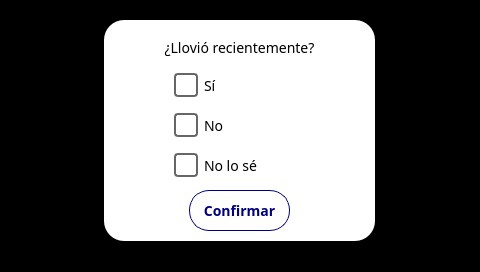
<?xml version="1.0" encoding="UTF-8"?>
<ui version="4.0">
 <class>Form</class>
 <widget class="QWidget" name="Form">
  <property name="geometry">
   <rect>
    <x>0</x>
    <y>0</y>
    <width>480</width>
    <height>272</height>
   </rect>
  </property>
  <property name="windowTitle">
   <string>Form</string>
  </property>
  <property name="styleSheet">
   <string notr="true">font: 14px Poppins;</string>
  </property>
  <widget class="QLabel" name="lblOpacity">
   <property name="geometry">
    <rect>
     <x>0</x>
     <y>0</y>
     <width>480</width>
     <height>320</height>
    </rect>
   </property>
   <property name="styleSheet">
    <string notr="true">background-color: black;</string>
   </property>
   <property name="text">
    <string/>
   </property>
  </widget>
  <widget class="QWidget" name="Widget1" native="true">
   <property name="enabled">
    <bool>true</bool>
   </property>
   <property name="geometry">
    <rect>
     <x>104</x>
     <y>20</y>
     <width>271</width>
     <height>221</height>
    </rect>
   </property>
   <property name="styleSheet">
    <string notr="true">border-radius: 20px;
background-color: white;</string>
   </property>
   <widget class="QPushButton" name="confirmBtn">
    <property name="geometry">
     <rect>
      <x>85</x>
      <y>170</y>
      <width>101</width>
      <height>41</height>
     </rect>
    </property>
    <property name="styleSheet">
     <string notr="true">QPushButton {
	border: 1px solid #00007f;
	background-color: white;
	color: #00007f;
	font-size: 14px;
	font-family: Poppins;
	font-weight: 500;
}</string>
    </property>
    <property name="text">
     <string>Confirmar</string>
    </property>
   </widget>
   <widget class="QCheckBox" name="yesCheckBox">
    <property name="geometry">
     <rect>
      <x>70</x>
      <y>50</y>
      <width>91</width>
      <height>31</height>
     </rect>
    </property>
    <property name="styleSheet">
     <string notr="true">QCheckBox {
	background-color: transparent;
	height: 10px;
	font: 14px &quot;Poppins&quot;;
}

QCheckBox::indicator {
    width: 20px; /* Ancho del indicador */
    height: 20px; /* Alto del indicador */
    border-radius: 4px; /* Bordes redondeados */
    border: 2px solid #666; /* Borde del indicador */
}

QCheckBox::indicator:checked {
    background-color: #00007f; /* Color de fondo cuando está marcado */
}

QCheckBox::indicator:unchecked {
    background-color: transparent;
}</string>
    </property>
    <property name="text">
     <string>Sí</string>
    </property>
   </widget>
   <widget class="QLabel" name="label">
    <property name="geometry">
     <rect>
      <x>50</x>
      <y>20</y>
      <width>171</width>
      <height>16</height>
     </rect>
    </property>
    <property name="text">
     <string>¿Llovió recientemente?</string>
    </property>
    <property name="alignment">
     <set>Qt::AlignCenter</set>
    </property>
   </widget>
   <widget class="QCheckBox" name="noCheckBox">
    <property name="geometry">
     <rect>
      <x>70</x>
      <y>90</y>
      <width>91</width>
      <height>31</height>
     </rect>
    </property>
    <property name="styleSheet">
     <string notr="true">QCheckBox {
	background-color: transparent;
	height: 10px;
	font: 14px &quot;Poppins&quot;;
}

QCheckBox::indicator {
    width: 20px; /* Ancho del indicador */
    height: 20px; /* Alto del indicador */
    border-radius: 4px; /* Bordes redondeados */
    border: 2px solid #666; /* Borde del indicador */
}

QCheckBox::indicator:checked {
    background-color: #00007f; /* Color de fondo cuando está marcado */
}

QCheckBox::indicator:unchecked {
    background-color: transparent;
}</string>
    </property>
    <property name="text">
     <string>No</string>
    </property>
   </widget>
   <widget class="QCheckBox" name="idkCheckBox">
    <property name="geometry">
     <rect>
      <x>70</x>
      <y>130</y>
      <width>91</width>
      <height>31</height>
     </rect>
    </property>
    <property name="styleSheet">
     <string notr="true">QCheckBox {
	background-color: transparent;
	height: 10px;
	font: 14px &quot;Poppins&quot;;
}

QCheckBox::indicator {
    width: 20px; /* Ancho del indicador */
    height: 20px; /* Alto del indicador */
    border-radius: 4px; /* Bordes redondeados */
    border: 2px solid #666; /* Borde del indicador */
}

QCheckBox::indicator:checked {
    background-color: #00007f; /* Color de fondo cuando está marcado */
}

QCheckBox::indicator:unchecked {
    background-color: transparent;
}</string>
    </property>
    <property name="text">
     <string>No lo sé</string>
    </property>
   </widget>
   <zorder>yesCheckBox</zorder>
   <zorder>confirmBtn</zorder>
   <zorder>label</zorder>
   <zorder>noCheckBox</zorder>
   <zorder>idkCheckBox</zorder>
  </widget>
 </widget>
 <resources/>
 <connections/>
</ui>
